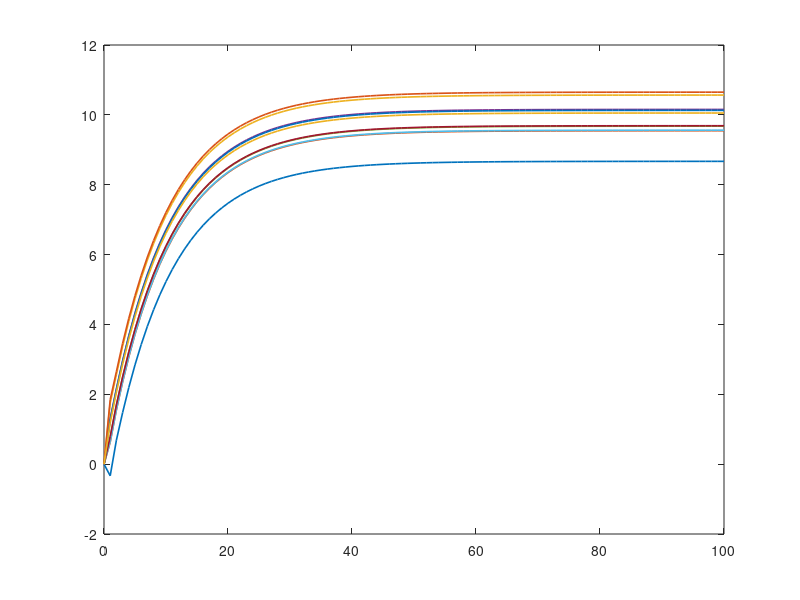

Here is the MATLAB script that generated this plot: (Note: this script raises an error after producing the figure.)
%% Distributed Average Consensus via DGD
% This script demonstrates how N agents can collectively compute the average
% of their initial values 'state_i' using only local communication and computation.
% The underlying optimization problem is to minimize sum_i 0.5*(x - state_i)^2,
% whose solution is x = mean(state).

% Copyright 2025, The MathWorks, Inc.

rng(1)

% Number of agents
N = 10; % Defines the size of the multi-agent system.

% Local data: each agent i holds state private value state(i)
state = randn(N,1) * 5 + 10;    % 'state' is state column vector where state(i) is the value held by agent i.
                            % e.g. randomly generated values centered around 10.
                            % Each agent only knows its own state(i).

% Communication graph: represented by the weight matrix W.
% W_ij is the weight agent i gives to agent j's value.
% For simplicity, use complete graph weights (all-to-all communication with equal averaging).
% In state complete graph where everyone talks to everyone and averages equally,
% each agent j's value x_j is weighted by 1/N by agent i.
W = ones(N) / N; % W is an N x N matrix. W(i,j) = 1/N for all i,j.
                 % This matrix must be doubly stochastic (or at least column stochastic
                 % for this specific DGD formulation) for convergence to the average.
                 % ones(N) creates an N x N matrix of all ones. Dividing by N normalizes it.

% Stepsize (alpha): also known as learning rate.
% It controls how much each agent adjusts its estimate based on its local gradient.
alpha = 0.1;     % A small positive constant is chosen for stability.
                 % If too large, the algorithm might oscillate or diverge.
                 % If too small, convergence will be slow.

% Initialization: each agent i starts with an initial estimate x_i(0).
x = zeros(N,1);  % 'x' is state column vector where x(i) is agent i's current estimate of the average.
                 % Here, all agents start their estimate from zero.

% Number of iterations (T): how many rounds of communication and computation.
T = 100;         % The algorithm will run for T steps.

% Store history for plotting: to observe the convergence process.
Xhist = zeros(N, T+1); % An N x (T+1) matrix to store the state x_i of each agent at each iteration.
Xhist(:,1) = x;        % Store the initial states (at k=0).

%%  Main DGD Iteration Loop 
for k = 1:T % Loop from iteration 1 to T
    % DGD update rule for each agent i:
    % x_i(k+1) = sum_j (W_ij * x_j(k)) - alpha * (x_i(k) - state_i)
    % This is implemented in matrix form for all agents simultaneously:
    
    % 1. Consensus Step (sum_j W_ij * x_j(k)):
    %    Each agent computes state weighted average of its neighbors' current estimates (and its own).
    %    This is W * x in matrix form.
    consensus_term = W * x;
    
    % 2. Local Gradient Step (- alpha * (x_i(k) - state_i)):
    %    Each agent i calculates the gradient of its local cost 0.5*(x_i(k) - state_i)^2,
    %    which is (x_i(k) - state_i). It then takes state step in the negative gradient direction.
    gradient_term = alpha * (x - state); % (x-state) is state vector of local gradients (x_i - state_i).
    
    % Combine to update all agents' estimates:
    x = consensus_term - gradient_term; % This is the core DGD update.
                                        % x_i moves towards the average of its neighbors
                                        % and also towards its local minimizer state_i.
    
    % Save current states for plotting
    Xhist(:,k+1) = x; % Store the new estimates x(k+1).
end

% True consensus value: the actual average of all initial values state_i.
% This is what the agents' estimates x_i should converge to.
x_star = mean(state); % Computes the arithmetic mean of the elements in vector 'state'.

%% Plot convergence of each agent's estimate
figure; % Create state new figure window.
plot(0:T, Xhist', 'LineWidth', 1.2); % Plot the history of each agent's estimate x_i(k) over iterations.
                                     % Xhist' transposes Xhist so each row is an agent's history.
hold on; % Keep the current plot and add more lines to it.
yline(x_star, 'k--', 'LineWidth', 2); % Draw state horizontal dashed black line at the true average value.
xlabel('Iteration k'); % Label for the x-axis.
ylabel('x_i^{(k)}');    % Label for the y-axis, representing agent i's estimate at iteration k.
title('Distributed Gradient Descent: Average Consensus'); % Title of the plot.

% Create legend entries for each agent
legendStrings = arrayfun(@(i) sprintf('Agent %d',i), 1:N, 'UniformOutput', false);
legend([legendStrings, {'Optimal Mean'}],'Location','best'); % Display the legend.
                                                             % 'best' tries to place it without obscuring data.
grid on; % Add state grid to the plot for better readability.
